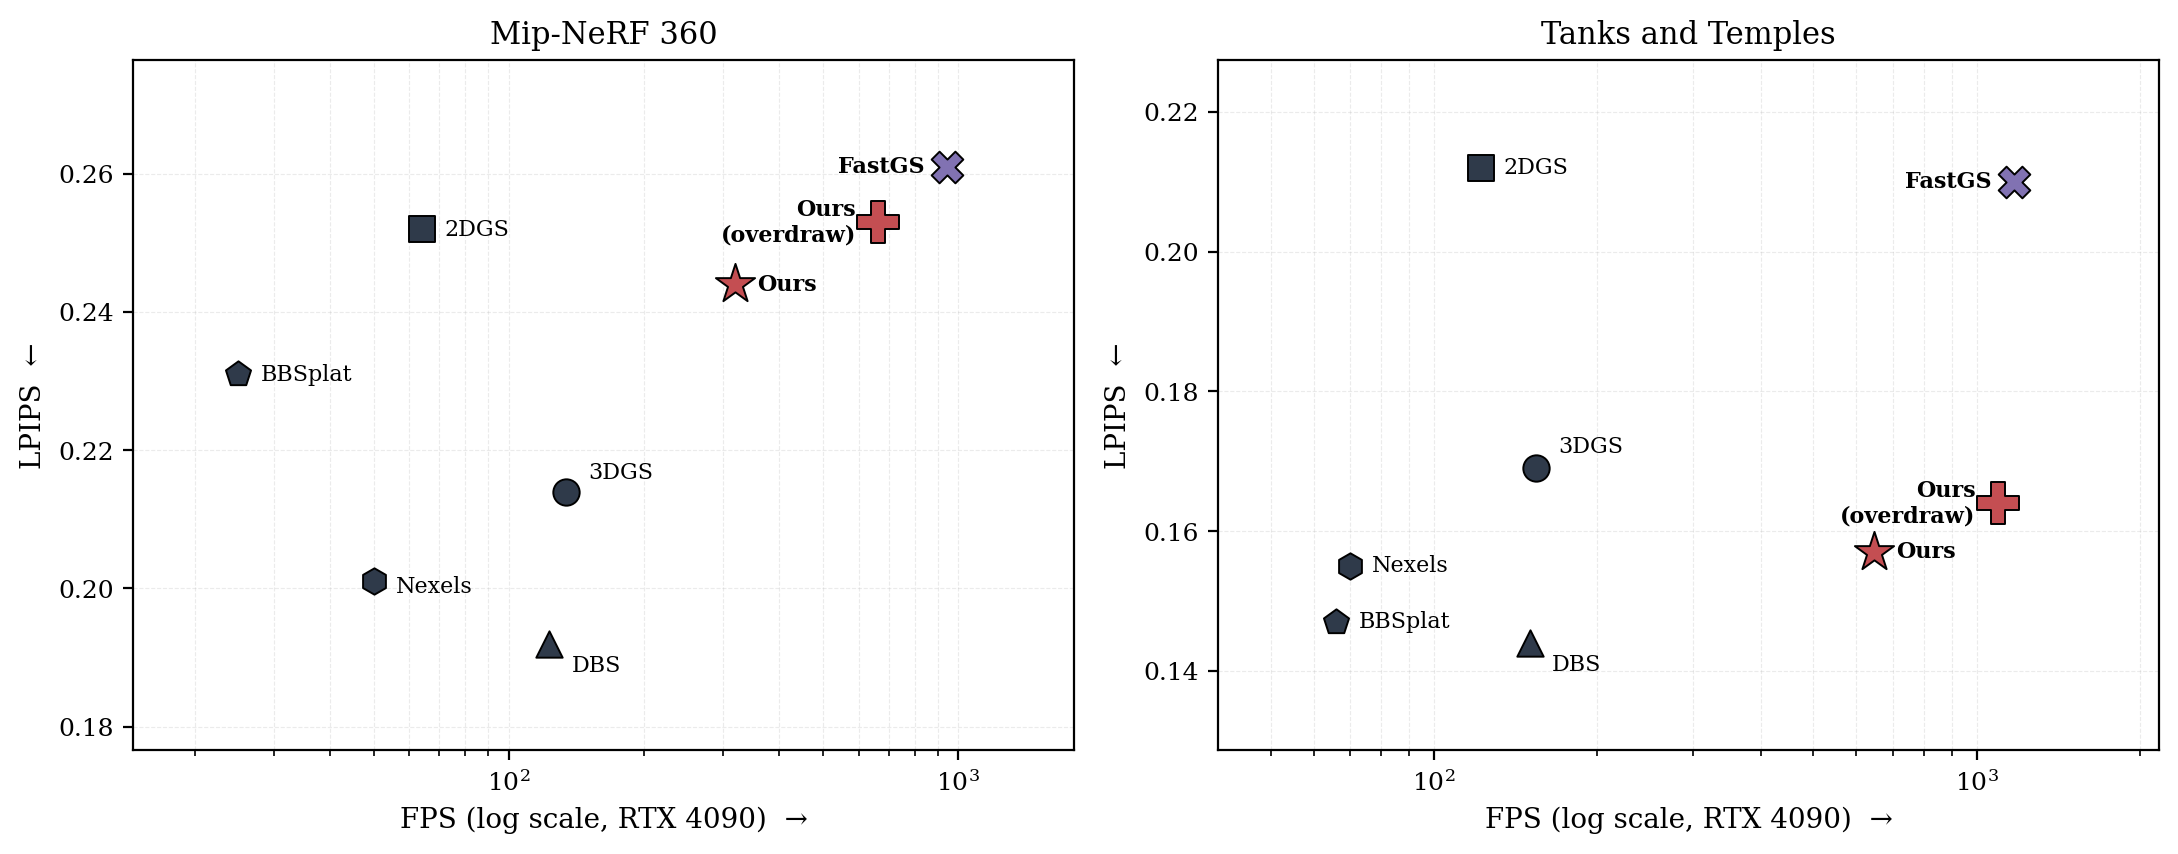

Reproduce this figure in Python.
#!/usr/bin/env python3
"""LPIPS vs FPS scatter plot for the paper's quantitative table.

Each method gets its own marker shape; the method name is printed to the
right of the marker (no separate legend). Two-word names break across
two lines.
"""

import matplotlib.pyplot as plt
import matplotlib as mpl

mpl.rcParams.update({
    "font.family": "serif",
    "font.size": 10,
    "axes.titlesize": 11,
    "axes.labelsize": 10,
    "xtick.labelsize": 9,
    "ytick.labelsize": 9,
})

# (label, marker, color, lpips_tnt, fps_tnt, lpips_m360, fps_m360, role)
# role: "ours"  -> red, large; "fastgs" -> purple; others -> dark slate.
DATA = [
    ("3DGS",            "o", "#2F3A4A", 0.169, 154,  0.214, 134),
    ("2DGS",            "s", "#2F3A4A", 0.212, 122,  0.252, 64),
    ("DBS",             "^", "#2F3A4A", 0.144, 150,  0.192, 123),
    ("BBSplat",         "p", "#2F3A4A", 0.147, 66,   0.231, 25),
    ("Nexels",          "h", "#2F3A4A", 0.155, 70,   0.201, 50),
    ("FastGS",          "X", "#8172B2", 0.210, 1173, 0.261, 942),
    ("Ours",            "*", "#C44E52", 0.157, 648,  0.244, 319),
    ("Ours\n(overdraw)","P", "#C44E52", 0.164, 1094, 0.253, 664),
]

# Per-method, per-dataset annotation offsets (in points) and alignment.
# Default = (8, 0, "left", "center")
OFFSETS_M360 = {
    "3DGS":            (8,  3, "left",  "bottom"),
    "2DGS":            (8,  0, "left",  "center"),
    "DBS":             (8, -4, "left",  "top"),
    "BBSplat":         (8,  0, "left",  "center"),
    "Nexels":          (8, -2, "left",  "center"),
    "FastGS":          (-8, 0, "right", "center"),
    "Ours":            (8,  0, "left",  "center"),
    "Ours\n(overdraw)":(-8, 0, "right", "center"),
}
OFFSETS_TNT = {
    "3DGS":            (8,  4, "left",  "bottom"),
    "2DGS":            (8,  0, "left",  "center"),
    "DBS":             (8, -4, "left",  "top"),
    "BBSplat":         (8,  0, "left",  "center"),
    "Nexels":          (8,  0, "left",  "center"),
    "FastGS":          (-8, 0, "right", "center"),
    "Ours":            (8,  0, "left",  "center"),
    "Ours\n(overdraw)":(-8, 0, "right", "center"),
}


def plot_subplot(ax, *, lpips_key, fps_key, title, offsets):
    for name, marker, color, ltnt, ftnt, l360, f360 in DATA:
        lpips = {"tnt": ltnt, "m360": l360}[lpips_key]
        fps   = {"tnt": ftnt, "m360": f360}[fps_key]

        is_ours = color == "#C44E52"
        is_fastgs = color == "#8172B2"
        size = 220 if is_ours else (130 if is_fastgs else 90)
        edge = "black"
        linewidth = 0.7

        ax.scatter(fps, lpips, marker=marker, c=color, s=size,
                   edgecolors=edge, linewidths=linewidth, zorder=3)

        dx, dy, ha, va = offsets[name]
        weight = "bold" if is_ours or is_fastgs else "normal"
        ax.annotate(name, (fps, lpips), xytext=(dx, dy),
                    textcoords="offset points",
                    fontsize=8, ha=ha, va=va, weight=weight, zorder=4)

    ax.set_xscale("log")
    ax.set_xlabel("FPS (log scale, RTX 4090)  →")
    ax.set_ylabel("LPIPS  ←")
    ax.set_title(title)
    ax.grid(True, which="both", alpha=0.25, linestyle="--", linewidth=0.4)
    ax.set_axisbelow(True)


fig, axes = plt.subplots(1, 2, figsize=(11, 4.4), sharey=False)

plot_subplot(axes[0], lpips_key="m360", fps_key="m360",
             title="Mip-NeRF 360", offsets=OFFSETS_M360)
plot_subplot(axes[1], lpips_key="tnt", fps_key="tnt",
             title="Tanks and Temples", offsets=OFFSETS_TNT)

# Pad x-axis so right-anchored labels (FastGS, Ours (overdraw)) don't clip.
for ax in axes:
    xlo, xhi = ax.get_xlim()
    ax.set_xlim(xlo * 0.7, xhi * 1.6)
    ylo, yhi = ax.get_ylim()
    pad = 0.012
    ax.set_ylim(ylo - pad, yhi + pad)

plt.tight_layout()
out_pdf = "/home/nilkel/Projects/nest-splatting/docs/figs/diagrams/lpips_vs_fps.pdf"
out_png = "/home/nilkel/Projects/nest-splatting/docs/figs/diagrams/lpips_vs_fps.png"
plt.savefig(out_pdf, bbox_inches="tight", dpi=300)
plt.savefig(out_png, bbox_inches="tight", dpi=200)
print(f"Wrote {out_pdf}")
print(f"Wrote {out_png}")
